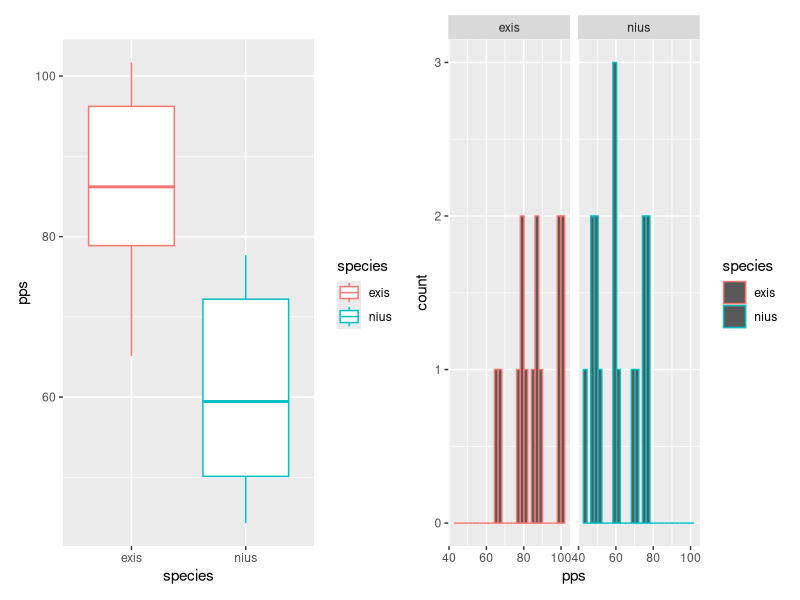
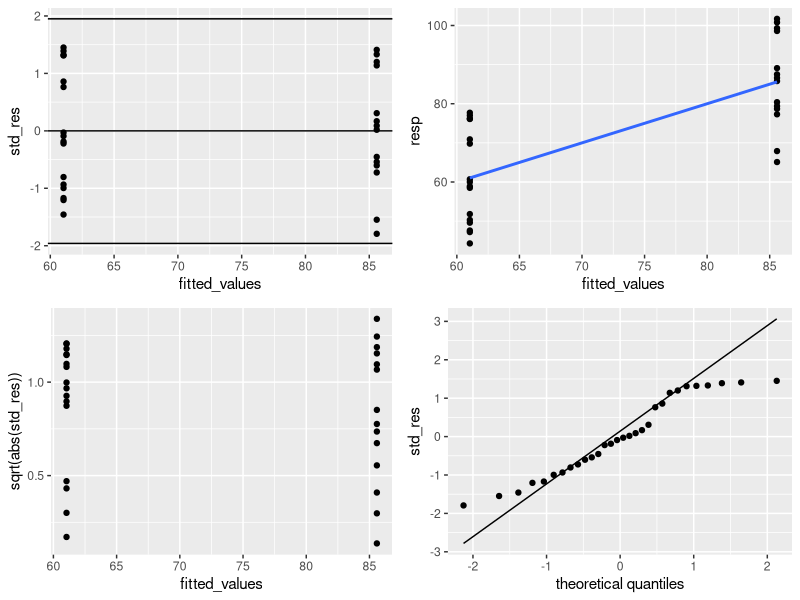
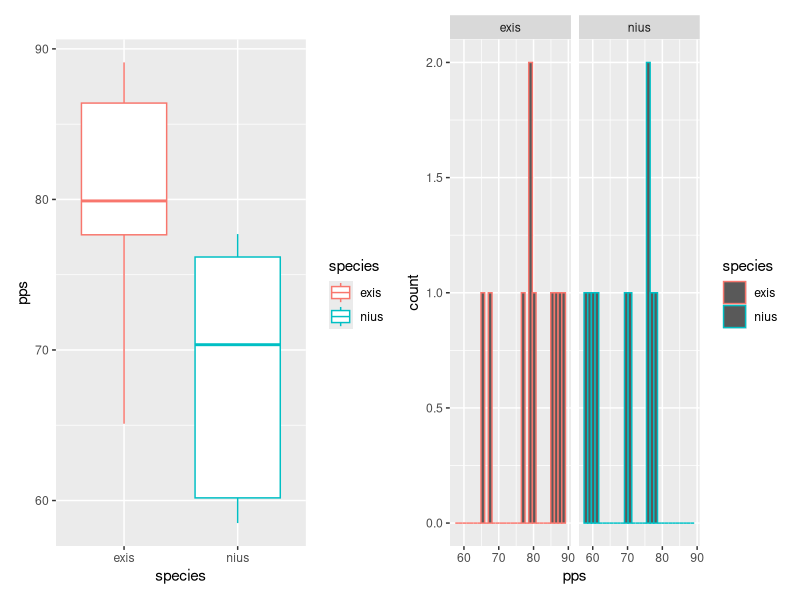
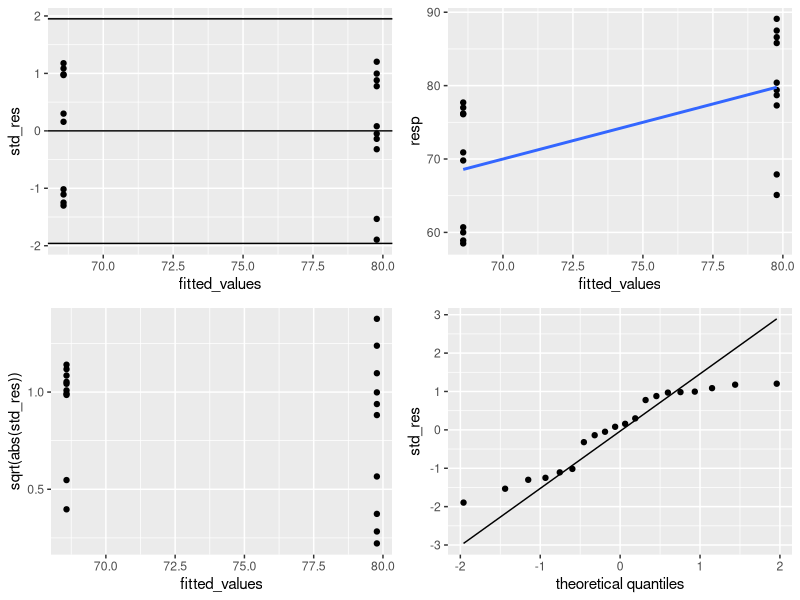
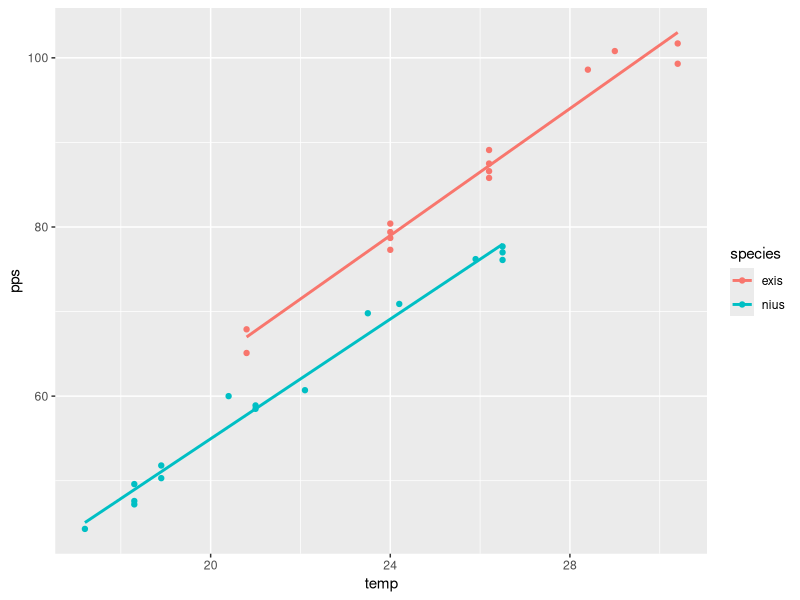
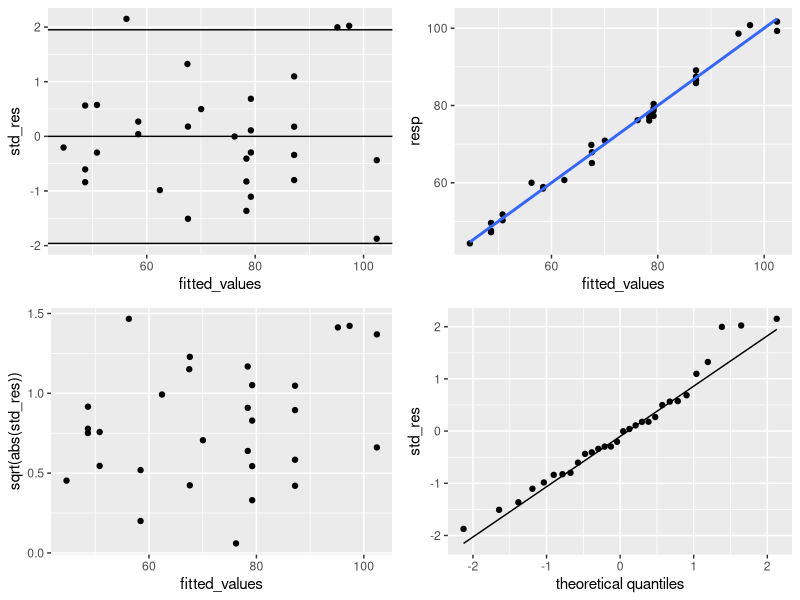

Here is the R script that generated these plots, in order:
## ---- chunk 1
knitr::opts_chunk$set(echo = TRUE, fig.height=3, warning=FALSE, message=FALSE,
                      results="hide", fig.show="hide")
## ---- chunk 2
library(doBy)
library(ggplot2) 
library(broom)
library(palmerpenguins)
library(dplyr)
library(patchwork)
## ---- chunk 3
crickets |> head(3)
crickets |> tail(3)
## ---- chunk 4
pl1 <- crickets |> ggplot(aes(x=species, y=pps, color=species)) +
    geom_boxplot()
pl2 <- crickets |> ggplot(aes(x=pps, color=species)) +
    geom_histogram() + facet_grid(~species)
pl1 + pl2
## ---- chunk 5
## noshow
mm1 <- lm(pps~species, data=crickets)
mm1 |> tidy()
mm1 |> plot_lm()
## ---- chunk 6
## noshow
crickets2 <- crickets |>
    filter(temp > 20 & temp < 27)
pl1 <- crickets2 |> ggplot(aes(x=species, y=pps, color=species)) +
    geom_boxplot()
pl2 <- crickets2 |> ggplot(aes(x=pps, color=species)) +
    geom_histogram() + facet_grid(~species)
pl1 + pl2
## ---- chunk 7
## noshow
mm2 <- update(mm1, data=crickets2)
mm2 |> tidy()
mm2 |> plot_lm()
## ---- chunk 8
## noshow
crickets |> ggplot(aes(x=temp, y=pps, color=species)) +
    geom_point() + geom_smooth(method="lm", se=FALSE)
## ---- chunk 9
## noshow
mm3 <- lm(pps ~ temp + species, data=crickets)
mm3 |> tidy()
mm3 |> plot_lm()
